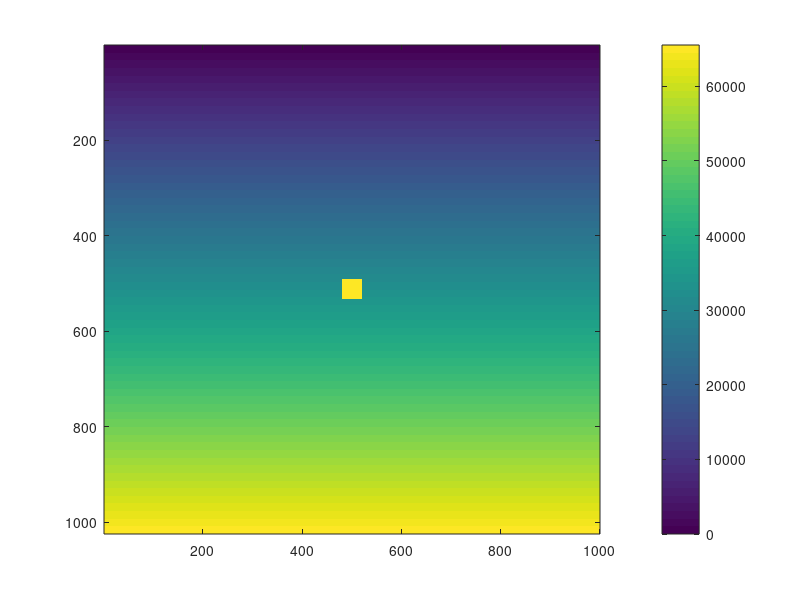

This chart was generated by the following MATLAB code: (Note: this script raises an error after producing the figure.)
im=kron(uint16(0:64:65535)',ones(1,1000,'uint16'));
im(size(im,1)/2+(-20:20),size(im,2)/2+(-20:20))=uint16(65535);
imagesc(im); colorbar

Info=struct();
I = 0;

I = I + 1;
Info(I).Name = 'SIMPLE';
Info(I).Val  = true;
% BITPIX needs to be the second, otherwise fitsiolib (FITS.read1) complains:
%  CFITSIO library error (222): second keyword not BITPIX
I = I + 1;
Info(I).Name = 'BITPIX';
Info(I).Val  = 16;
% both ds9 and FITS.read1 read the same also with -16
I = I + 1;
Info(I).Name = 'NAXIS';
Info(I).Val  = numel(size(im));
I = I + 1;
Info(I).Name = 'NAXIS1';
Info(I).Val  = size(im,2);
I = I + 1;
Info(I).Name = 'NAXIS2';
Info(I).Val  = size(im,1);

I = I + 1;
Info(I).Name = 'BZERO';
Info(I).Val  = 32768;
I = I + 1;
Info(I).Name = 'BSCALE';
Info(I).Val  = 1.0;

% build header from structure
N = numel(Info);
HeaderCell = cell(N,3);
HeaderCell(:,1) = {Info.Name};
HeaderCell(:,2) = {Info.Val};
    
% image to signed int16
im16=int16(int32(im)-int32(32768));

FITS.writeSimpleFITS(im16, 'gradsquare.fits', 'Header', HeaderCell);

result=FITS.read1('gradsquare.fits');

% this should be 0 if all was ok
numel(find(result-im))
